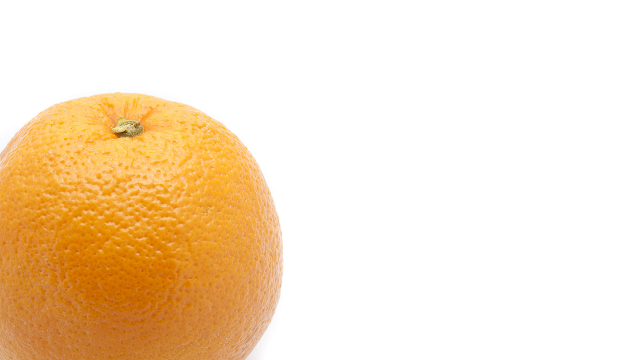
#> input picture Lab 5/orange.png, 640 x 360 px
$ jupyter execute C23739895_Transformation_Task3.ipynb
#> lines starting #> are read from the running program, lines starting #| are printed output that depends on the picture
[cell 1]
import cv2
from matplotlib import pyplot as plt
import numpy as np

O = cv2.imread("orange.png")
#> O is the input picture: shape (360, 640, 3); mean B, G, R 199.2, 226, 246.9
W = cv2.imread("water.jpg")
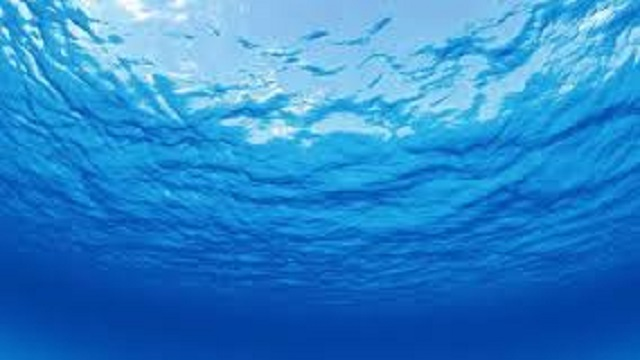
#> input picture Lab 5/water.jpg, 640 x 360 px
#> W is the input picture: shape (360, 640, 3); mean B, G, R 204.6, 134.2, 43.1

M = cv2.multiply(O, W, scale=0.1)
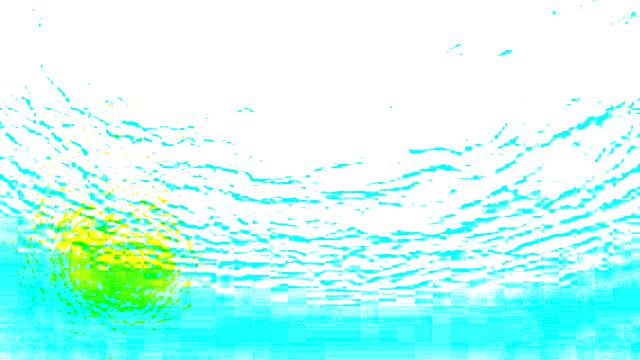
#> M: shape (360, 640, 3); mean B, G, R 245.9, 255, 195.3
A = cv2.add(O, W)
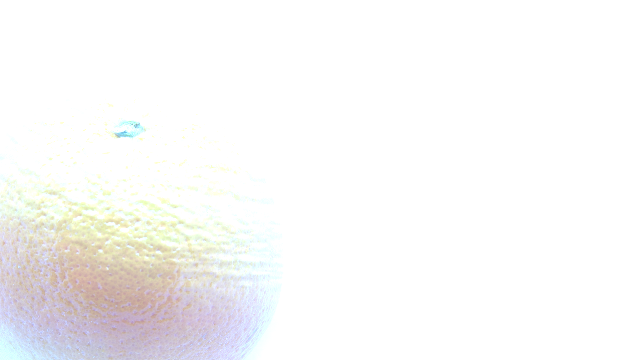
#> A: shape (360, 640, 3); mean B, G, R 247.7, 248.1, 248.7
AW = cv2.addWeighted(O, 0.5, W, 0.5, 0.0)
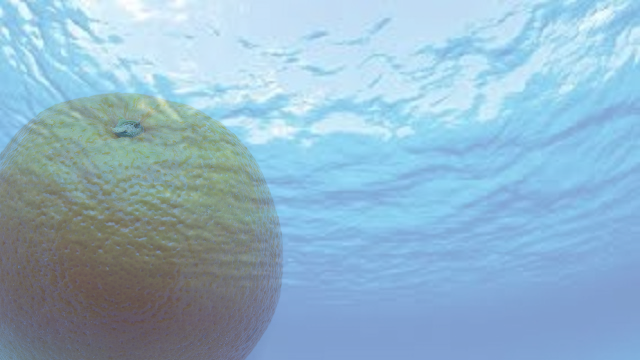
#> AW: shape (360, 640, 3); mean B, G, R 201.9, 180.1, 145

cv2.imshow("image", M)
cv2.waitKey(0)
cv2.destroyAllWindows()
cv2.waitKey(1)

cv2.imshow("image", A)
cv2.waitKey(0)
cv2.destroyAllWindows()
cv2.waitKey(1)
cv2.imshow("image", AW)
cv2.waitKey(0)
cv2.destroyAllWindows()
cv2.waitKey(1)
